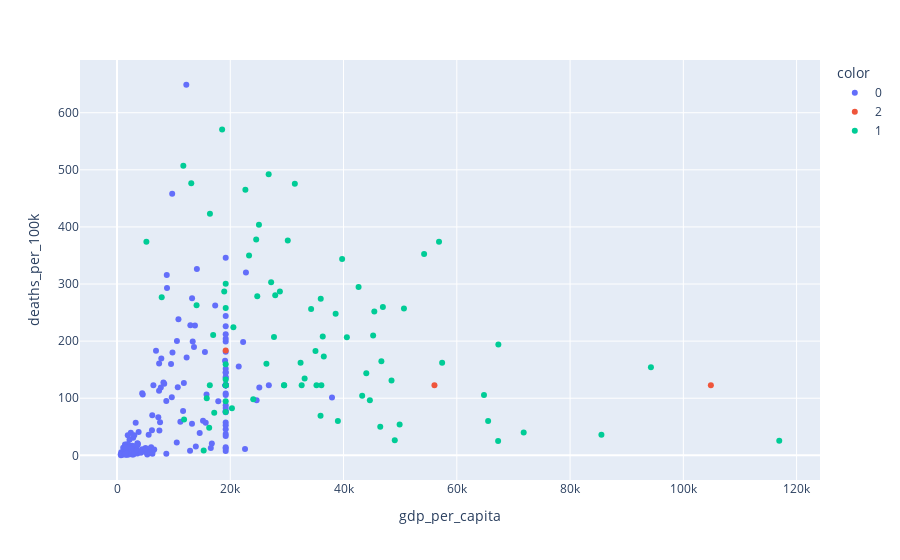

Write notebook code for a chart like this one.
### Markdown cell above
### 4. K-Means Clustering Analysis

This section applies **K-Means clustering** to group countries based on their socio-economic and healthcare features, aiming to uncover patterns in COVID-19 mortality rates.

- **Preprocessing**: The features were standardized using `StandardScaler` to ensure equal weighting in distance calculations.
- **Clustering**: `KMeans` with 3 clusters was applied to the scaled features, identifying groups of countries with similar characteristics.
- **Visualization**: A scatter plot was generated with:
  - **x-axis**: GDP per capita
  - **y-axis**: COVID-19 deaths per 100,000 population
  - **Color**: Assigned cluster label
  - **Hover**: Displays country names for easy interpretation

**Insights**:
- The clustering reveals distinct groups of countries based on socio-economic profiles and healthcare capacity.
- Countries within the same cluster may share similar pandemic dynamics or health system resilience.
- The visualization helps identify potential patterns for further analysis, such as why some clusters experience higher death rates.

This analysis complements the regression and SHAP explanations by uncovering **latent structures** in the data without predefined labels.

### Code cell
scaler = StandardScaler()
X_scaled = scaler.fit_transform(X)
kmeans = KMeans(n_clusters=3, random_state=42).fit(X_scaled)
latest['Cluster'] = kmeans.labels_
px.scatter(latest, x='gdp_per_capita', y='deaths_per_100k', color=latest['Cluster'].astype(str), hover_name='location')

### Figure 1 — Plotly figure (JSON) as saved in the notebook; plotly's stock layout.template omitted (floating-point values rounded to 4 significant figures; data arrays with more than 128 entries replaced by an {"elided": "..."} marker saying what was removed)
{"data": [{"hovertemplate": "<b>%{hovertext}</b><br><br>color=0<br>gdp_per_capita=%{x}<br>deaths_per_100k=%{y}<extra></extra>", "hovertext": {"elided": "160 str values"}, "legendgroup": "0", "marker": {"color": "#636efa", "symbol": "circle"}, "mode": "markers", "name": "0", "orientation": "v", "showlegend": true, "type": "scatter", "x": {"elided": "160 float values"}, "xaxis": "x", "y": {"elided": "160 float values"}, "yaxis": "y"}, {"hovertemplate": "<b>%{hovertext}</b><br><br>color=2<br>gdp_per_capita=%{x}<br>deaths_per_100k=%{y}<extra></extra>", "hovertext": ["Macao", "Monaco", "Hong Kong"], "legendgroup": "2", "marker": {"color": "#EF553B", "symbol": "circle"}, "mode": "markers", "name": "2", "orientation": "v", "showlegend": true, "type": "scatter", "x": [104900.0, 19190.0, 56050.0], "xaxis": "x", "y": [122.8, 183.6, 122.8], "yaxis": "y"}, {"hovertemplate": "<b>%{hovertext}</b><br><br>color=1<br>gdp_per_capita=%{x}<br>deaths_per_100k=%{y}<extra></extra>", "hovertext": ["Taiwan", "Reunion", "Russia", "Qatar", "Mauritius", "Montenegro", "Guadeloupe", "Moldova", "Romania", "Martinique", "Japan", "Kazakhstan", "North Macedonia", "Kuwait", "North Korea", "Norway", "Puerto Rico", "Malta", "Portugal", "Hungary", "Poland", "Iceland", "Netherlands", "Latvia", "Israel", "Luxembourg", "Ireland", "Thailand", "Cayman Islands", "Canada", "Trinidad and Tobago", "Bulgaria", "Brunei", "Greece", "Spain", "Cyprus", "Curacao", "Cuba", "Croatia", "Sweden", "Switzerland", "China", "Turkmenistan", "Bosnia and Herzegovina", "Australia", "Aruba", "Argentina", "Denmark", "Austria", "Azerbaijan", "Bermuda", "Ukraine", "United Arab Emirates", "United Kingdom", "Belgium", "Belarus", "United States", "Barbados", "United States Virgin Islands", "Bahrain", "Bahamas", "Uruguay", "South Korea", "Serbia", "Mongolia", "Finland", "Saudi Arabia", "France", "San Marino", "Germany", "Singapore", "Seychelles", "Slovenia", "Sint Maarten (Dutch part)", "Slovakia", "Italy", "New Zealand", "Czechia", "Estonia", "Lithuania"], "legendgroup": "1", "marker": {"color": "#00cc96", "symbol": "circle"}, "mode": "markers", "name": "1", "orientation": "v", "showlegend": true, "type": "scatter", "x": [19190.0, 19190.0, 24770.0, 116900.0, 20290.0, 16410.0, 19190.0, 5190.0, 23310.0, 19190.0, 39000.0, 24060.0, 13110.0, 65530.0, 19190.0, 64800.0, 35040.0, 36510.0, 27940.0, 26780.0, 27220.0, 46480.0, 48470.0, 25060.0, 33130.0, 94280.0, 67340.0, 16280.0, 49900.0, 44020.0, 28760.0, 18560.0, 71810.0, 24570.0, 34270.0, 32420.0, 19190.0, 19190.0, 22670.0, 46950.0, 57410.0, 15310.0, 16390.0, 11710.0, 44650.0, 35970.0, 18930.0, 46680.0, 45440.0, 15850.0, 50670.0, 7894.0, 67290.0, 39750.0, 42660.0, 17170.0, 54230.0, 16980.0, 19190.0, 43290.0, 27720.0, 20550.0, 35940.0, 14050.0, 11840.0, 40590.0, 49050.0, 38610.0, 56860.0, 45230.0, 85540.0, 26380.0, 31400.0, 36330.0, 30160.0, 35220.0, 36090.0, 32610.0, 29480.0, 29520.0], "xaxis": "x", "y": [122.8, 94.55, 278.6, 25.6, 82.57, 423.2, 258.0, 374.1, 350.1, 300.4, 60.26, 98.32, 476.6, 60.2, 122.8, 105.5, 182.6, 172.9, 280.5, 492.1, 302.9, 49.88, 130.9, 403.9, 134.5, 154.4, 194.0, 48.42, 53.84, 143.8, 286.7, 570.6, 39.87, 378.0, 256.2, 161.9, 159.5, 76.08, 465.3, 259.7, 162.1, 8.577, 122.8, 506.9, 96.4, 274.3, 287.1, 164.8, 252.1, 99.95, 257.0, 276.9, 24.88, 343.8, 294.6, 74.65, 352.7, 210.5, 132.7, 104.3, 207.1, 224.4, 69.35, 262.8, 62.85, 206.9, 26.49, 247.9, 374.0, 209.9, 35.91, 160.5, 475.6, 208.2, 376.1, 122.8, 122.8, 122.8, 122.8, 122.8], "yaxis": "y"}], "layout": {"legend": {"title": {"text": "color"}, "tracegroupgap": 0}, "margin": {"t": 60}, "xaxis": {"anchor": "y", "domain": [0, 1], "title": {"text": "gdp_per_capita"}}, "yaxis": {"anchor": "x", "domain": [0, 1], "title": {"text": "deaths_per_100k"}}}}
